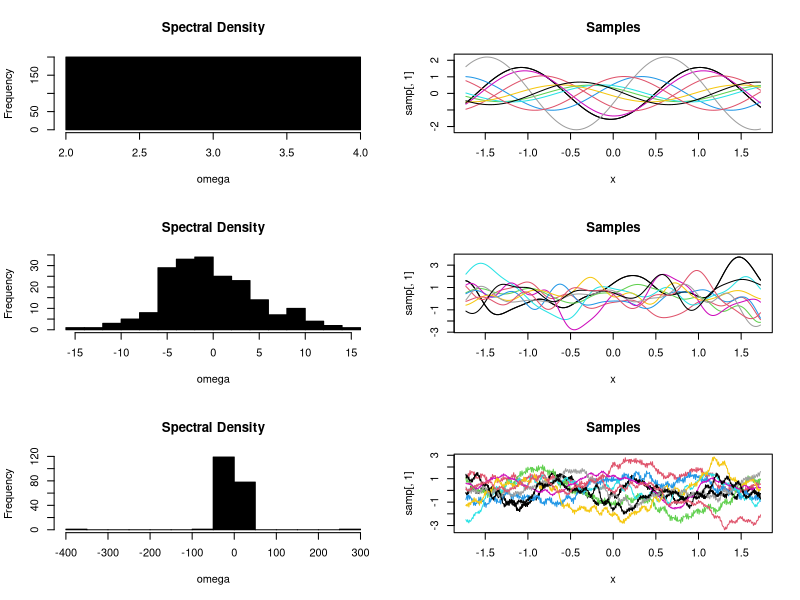

Reproduce this figure in R.
set.seed(1234)
n=500
x=as.matrix(seq(-2,2,length.out=n))
x=scale(x) # remember to always scale
k=200
# change this (the spectral density)
omega1<-t(cbind(c(rep(3,k)))) 
omega2<-t(rnorm(k,0,5))
omega3<-t(rcauchy(k,0,2))
par(mfrow=c(3,2))
nsamp<-10
for(i in 1:3){
	eval(parse(text=paste0("omega<-omega",i)))
	xxprojected <- x%*%(omega) # project
	f<- sqrt(1/k)*cbind(cos(xxprojected),sin(xxprojected)) # monte carlo bit
	K<-(f)%*%t(f) # recreate kernel matrix
	cK=chol(K+diag(1e-6,n))
	samp<- matrix(rnorm(n*nsamp),nrow=nsamp,ncol=n) %*% cK
	samp<-t(samp)
	hist(omega,20,col='black',main="Spectral Density")
	plot(x,samp[,1],type='l',ylim=c(min(samp),max(samp)),main="Samples")
	for(j in 1:nsamp){
		lines(x,samp[,j],type='l',col=j)
	}
}